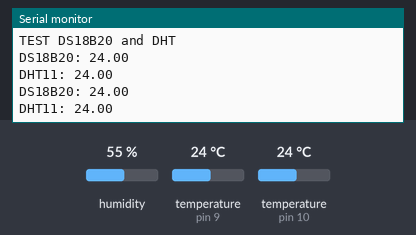
Bench run of a sketch on a simulated Arduino Uno, built with avr-gcc and run on an emulated ATmega328P. On the bench: the last lines printed to the serial monitor. Wiring (inferred from the names in the program): DHT11 sensor: data pin 10. Inputs (shaded band) come from the test bench; at power-on: temperature (sensors on pin 9, pin 10) 24 °C, humidity 55 %.

Above: at 7.9 s.
8.0 s: temperature (sensor on pin 9) set to 12 °C
At 13.5 s:
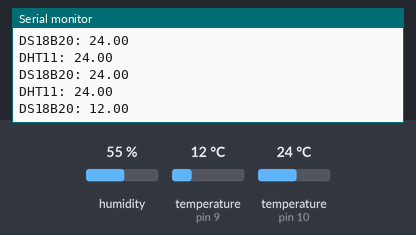
15.3 s: temperature (sensor on pin 10) set to 12 °C
At 20.1 s:
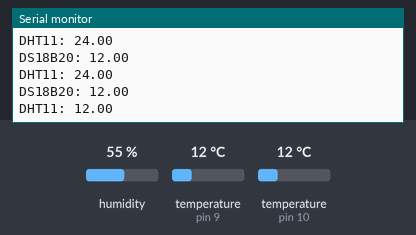
22.6 s: temperature (sensor on pin 9) set to 19 °C
At 26.8 s:
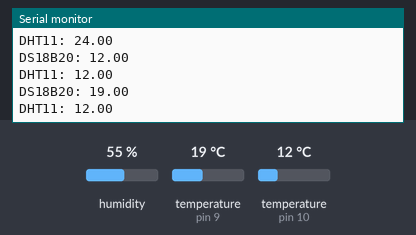
29.9 s: temperature (sensor on pin 10) set to 19 °C
At 33.5 s:
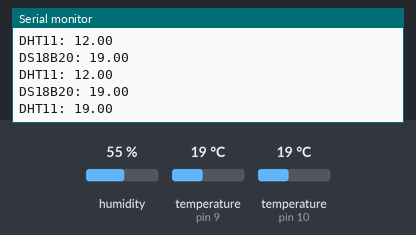
Timing chart, 0 to 35.0 s (numbered marks = the images above; inputs shaded):
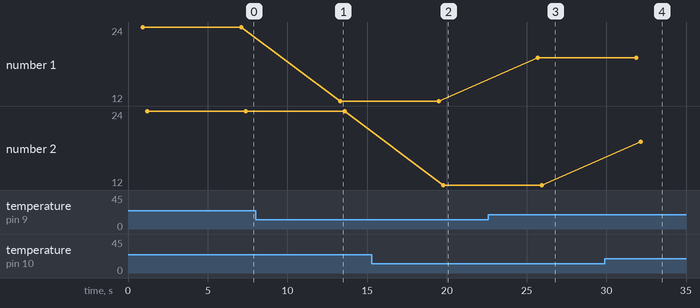

The sketch:

testDS18B20.ino
```cpp
// temperature
#include <OneWire.h>
#include <DallasTemperature.h>


// internal temp
#include <DHT.h>

#define ONE_WIRE_BUS 9 // 9 ext-temp or 11 aux-temp
#define LIGHT 7

#define DHTPIN 10
#define DHTTYPE DHT11

OneWire oneWire(ONE_WIRE_BUS);
DallasTemperature dstemp(&oneWire);

DHT dht(DHTPIN, DHTTYPE);

void setup() {
  Serial.begin(9600);
  Serial.println("TEST DS18B20 and DHT");
  // Start up the library
  dstemp.begin();
  // check DHT
  dht.begin();

}

void loop() {
  dstemp.requestTemperatures();

  delay(150);

  float temp = dstemp.getTempCByIndex(0);
  Serial.print("DS18B20: ");
  Serial.println(temp);
  // read int temp
  float intTemp = dht.readTemperature();
  Serial.print("DHT11: ");
  Serial.println(intTemp);
  delay(5000);

}
```

Measured:
- after the input at 8.0 s, the serial monitor: prints a new line after 5.3 s (image 1)
- after the input at 15.3 s, the serial monitor: prints a new line after 4.5 s (image 2)
- after the input at 22.6 s, the serial monitor: prints a new line after 3.1 s (image 3)
- after the input at 29.9 s, the serial monitor: prints a new line after 2.2 s (image 4)
- plotted number 1: 24 → 12 after the input at 8.0 s, 12 → 19 after the input at 22.6 s
